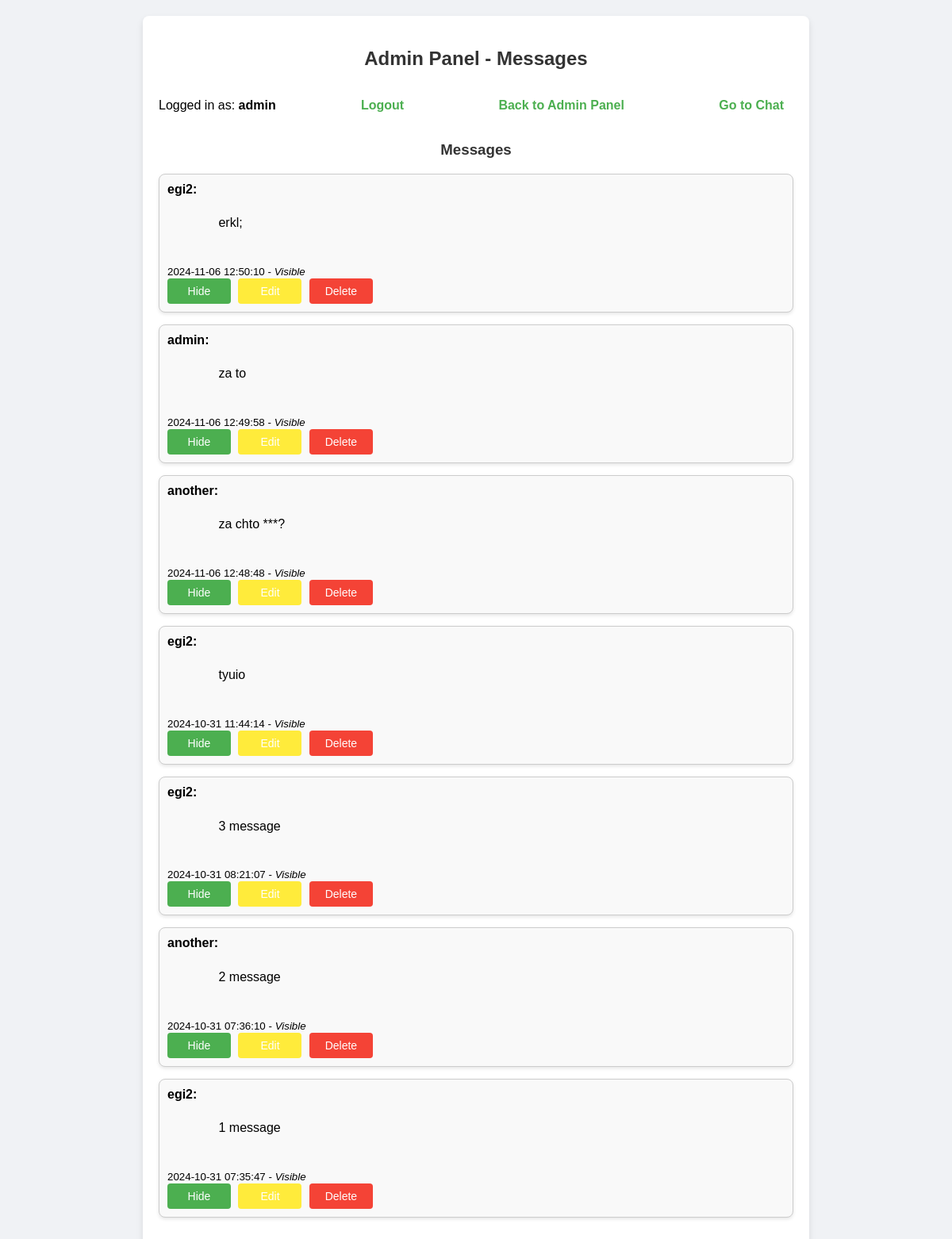
Before: /admin-messages (signed in) with the older database file.
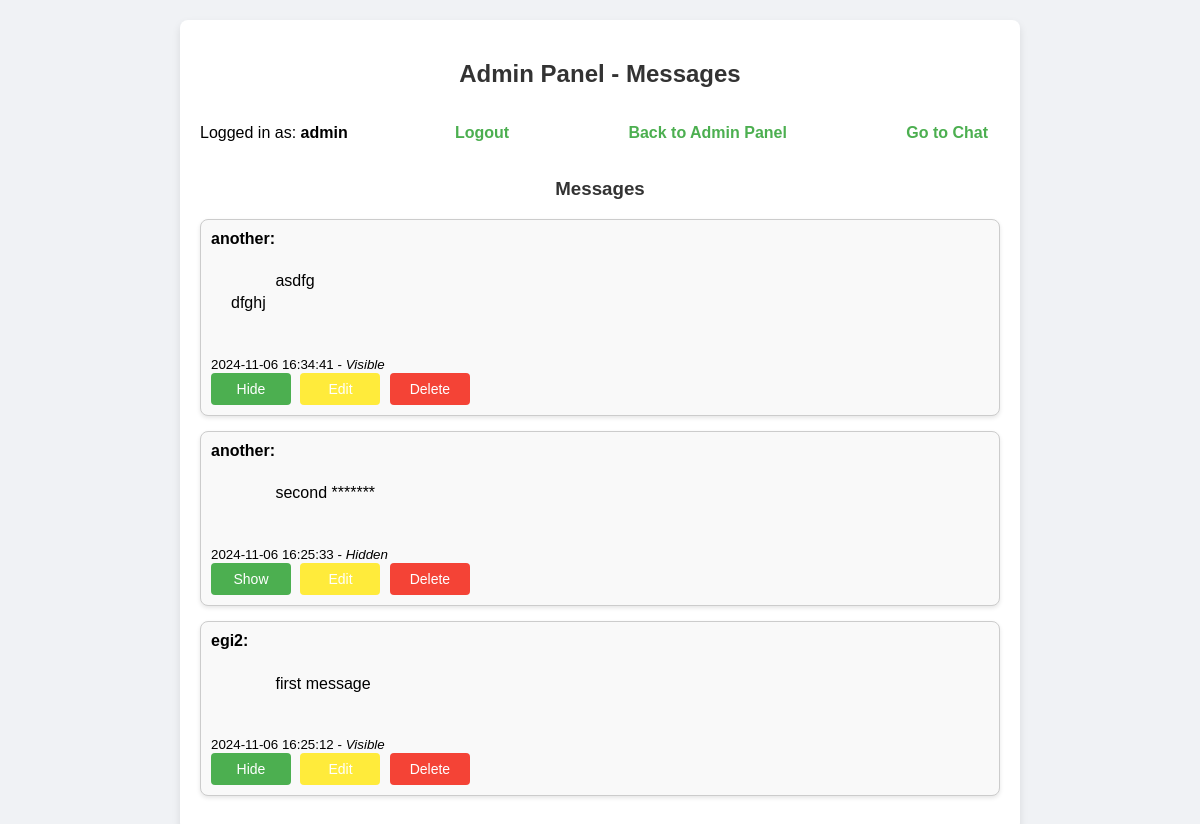
After: the same page with the newer database file.
### models.py (models this page shows)
class Message(db.Model):
    __tablename__ = 'messages'
    id = db.Column(db.Integer, primary_key=True)
    user_id = db.Column(db.Integer, db.ForeignKey('users.id'), nullable=False)
    content = db.Column(db.Text, nullable=False)
    timestamp = db.Column(db.DateTime, default=datetime.utcnow)
    visible = db.Column(db.Boolean, default=True)
    user = db.relationship('User', backref=db.backref('messages', lazy=True))

class User(db.Model):
    __tablename__ = 'users'
    id = db.Column(db.Integer, primary_key=True)
    username = db.Column(db.String(150), unique=True, nullable=False)
    password = db.Column(db.String(150), nullable=False)

### app.py (the view, shortened to what this page needs)
@app.route('/admin-messages', methods=['GET', 'POST'])
def admin_messages():
    if not session.get('is_admin'):
        flash('Access denied.', 'danger')
        return redirect(url_for('login'))
    messages = Message.query.order_by(Message.id.desc()).all()
    return render_template('admin_messages.html', messages=messages)

### templates/admin_messages.html (shortened to what this page needs)
{% extends "base.html" %}
{% block content %}
  <h2>Admin Panel - Messages</h2>
  <div class="header">
    <p>Logged in as: <strong>{{ session.get('username') }}</strong></p>
    <a href="{{ url_for('logout') }}" class="logout-button">Logout</a>
    <a href="{{ url_for('admin_panel') }}">Back to Admin Panel</a>
    <a href="{{ url_for('chat') }}" class="button-chat">Go to Chat</a>
  </div>
  <h3>Messages</h3>
  {% for message in messages %}
    <div class="message">
      <strong>{{ message.user.username }}:</strong>
      {% if message.id == (request.args.get('edit_id') | int) %}
        <form method="POST" action="{{ url_for('admin_messages') }}">
          <input type="hidden" name="message_id" value="{{ message.id }}">
          <textarea name="new_content" rows="5" cols="60">{{ message.content }}</textarea>
          <button type="submit" name="action" value="save_edit">Save</button>
          <a href="{{ url_for('admin_messages') }}">Cancel</a>
        </form>
      {% else %}
        <div class="message-content">
          {{ message.content }}
        </div>
        <br><small>{{ message.timestamp.strftime('%Y-%m-%d %H:%M:%S') }} -
        <em>{{ 'Visible' if message.visible else 'Hidden' }}</em></small>
        <div class="button-group">
          <form method="POST" style="display: inline;">
            <button type="submit" name="action" value="toggle_visibility" class="button-toggle">
              {{ 'Hide' if message.visible else 'Show' }}
            </button>
            <a href="{{ url_for('admin_messages', edit_id=message.id) }}" class="button-edit">Edit</a>
            <button type="submit" name="action" value="delete" class="button-delete">Delete</button>
          </form>
        </div>
      {% endif %}
    </div>
  {% endfor %}
{% endblock %}

### templates/base.html (shortened to what this page needs)
<!doctype html>
<html lang="en">
<head>
    <link rel="stylesheet" href="{{ url_for('static', filename='style.css') }}">
</head>
<body>
    <div class="container">
      {% block content %}{% endblock %}
    </div>
</body>
</html>

### static/style.css (style rules this page uses)
body { font-family: Arial, sans-serif; background-color: #f0f2f5; margin: 0; padding: 0; }
.container { max-width: 800px; margin: 20px auto; padding: 20px; background-color: #ffffff; border-radius: 8px; box-shadow: 0 4px 8px rgba(0, 0, 0, 0.1); }
h1, h2, h3 { color: #333333; text-align: center; }
.header { display: flex; justify-content: space-between; align-items: center; margin-bottom: 20px; }
.header a { color: #4CAF50; text-decoration: none; font-weight: bold; padding: 8px 12px; border-radius: 4px; transition: background-color 0.3s; }
form { display: flex; flex-direction: column; gap: 15px; }
input[type="text"], input[type="password"], textarea, input[type="submit"], button { padding: 10px; font-size: 16px; border: 1px solid #ccc; border-radius: 4px; width: 100%; box-sizing: border-box; }
input[type="submit"], button { background-color: #4CAF50; color: white; cursor: pointer; border: none; transition: background-color 0.3s; }
.button-group { display: flex; gap: 5px; align-items: center; }
.button-group button, .button-group .button-edit, .button-group .button-delete, .button-group .button-toggle { padding: 8px; font-size: 14px; border-radius: 4px; cursor: pointer; text-align: center; border: none; width: 80px; box-sizing: border-box; }
.button-edit { background-color: #ffeb3b; color: #333333; }
.button-delete { background-color: #f44336; color: #ffffff; }
.button-toggle { background-color: #4CAF50; color: #ffffff; }
.message { margin-bottom: 15px; padding: 10px; border: 1px solid #ccc; border-radius: 8px; background-color: #f9f9f9; box-shadow: 0 2px 4px rgba(0, 0, 0, 0.1); }
.message-content { margin: 0; padding-left: 20px; white-space: pre-wrap; word-wrap: break-word; line-height: 1.4; word-break: break-word; overflow-wrap: break-word; }
a.button-edit, a.button-cancel { display: inline-block; padding: 8px 12px; font-size: 14px; border-radius: 4px; color: white; text-decoration: none; margin: 0 5px; }

Changed rows visible on the page:
removed Message: user.username "egi2", content "erkl;", timestamp "2024-11-06 12:50:10", visible "Visible", visible "Hide"
removed Message: user.username "admin", content "za to", timestamp "2024-11-06 12:49:58", visible "Visible", visible "Hide"
removed Message: user.username "another", content "za chto ***?", timestamp "2024-11-06 12:48:48", visible "Visible", visible "Hide"
removed Message: user.username "egi2", content "tyuio", timestamp "2024-10-31 11:44:14", visible "Visible", visible "Hide"
changed Message: user.username "egi2" → "another"; content "3 message" → "asdfg dfghj"; timestamp "2024-10-31 08:21:07" → "2024-11-06 16:34:41"
changed Message: content "2 message" → "second *******"; timestamp "2024-10-31 07:36:10" → "2024-11-06 16:25:33"; visible "Visible" → "Hidden"; visible "Hide" → "Show"
changed Message "egi2": content "1 message" → "first message"; timestamp "2024-10-31 07:35:47" → "2024-11-06 16:25:12"
